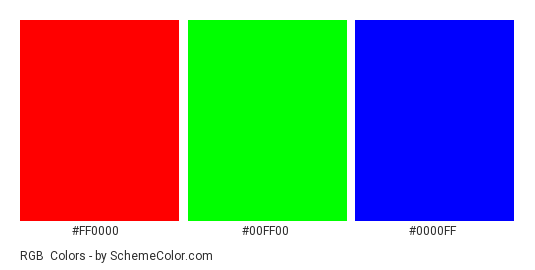
#> input picture images/rgb.png, 535 x 270 px
$ python color_space.py
#> lines starting #> are read from the running program, lines starting #| are printed output that depends on the picture
import cv2

IMAGES_RGB = './images/rgb.png'

input_image = cv2.imread(IMAGES_RGB)
#> input_image is the input picture: shape (270, 535, 3); mean B, G, R 140.9, 140.9, 140.9


B, G, R = input_image[257, 20]
#> B = 229; G = 229; R = 229
print(B)
#| 229
print(G)
#| 229
print(R)
#| 229
print("Color image shape {}".format(input_image.shape))
#| Color image shape (270, 535, 3)

gray_img = cv2.cvtColor(input_image, cv2.COLOR_BGR2GRAY)
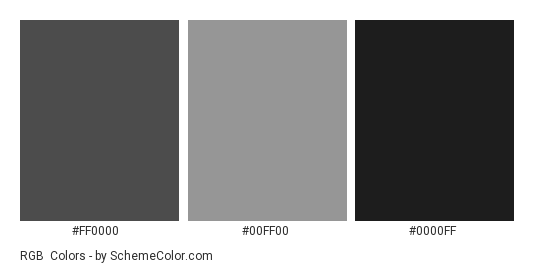
#> gray_img: shape (270, 535); min 29, max 255, mean 140.9
print("Gray image shape {}".format(gray_img.shape))
#| Gray image shape (270, 535)
print("Gray image pixel value at 10x50 = {}".format(gray_img[10, 50]))
#| Gray image pixel value at 10x50 = 255

print(input_image)
#> (printed output is left out)
''''
# Color image shape (270, 535, 3)
for i in range(270):
	for j in range(535):
		B, G, R = input_image[i, j]
		if B != 255:
			print(B, G, R, i, j)
			break
	print()
'''

'''
cv2.imshow('Input Image', input_image)


cv2.waitKey()
cv2.destroyAllWindows()
'''
